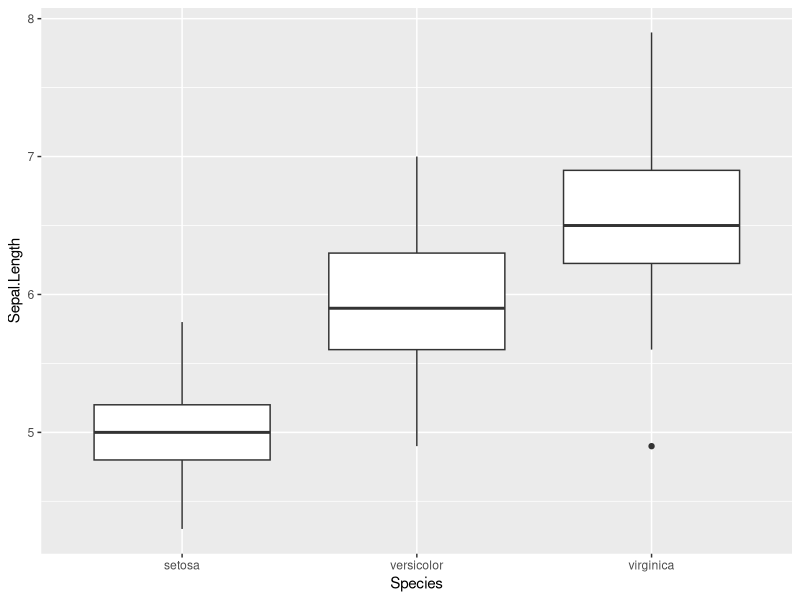
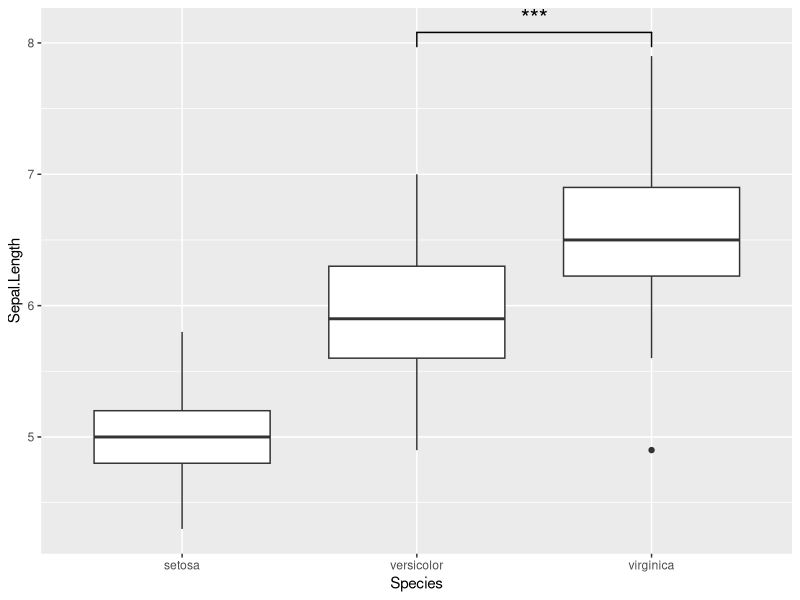
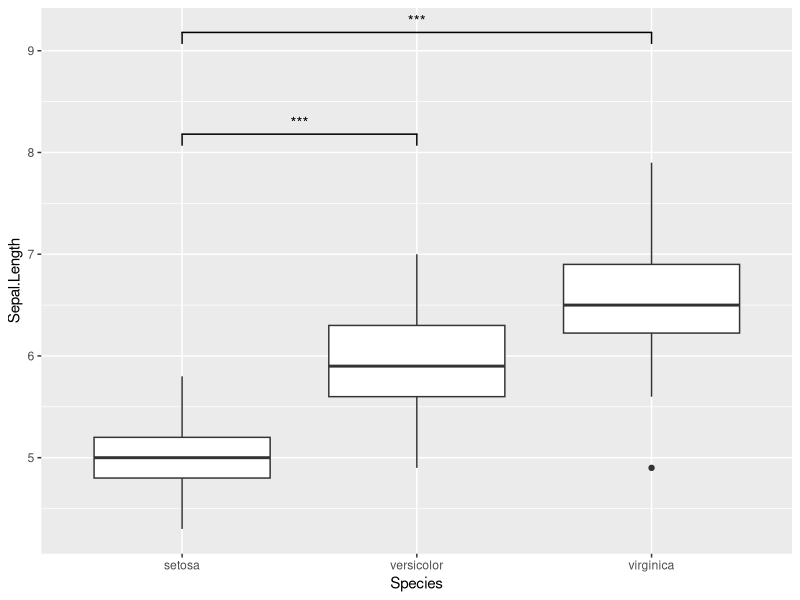

Reproduce these figures in R, in order.

# Add Significance Levels to ggplot2 Plot Using ggsignif Package i --------

# This article explains how to annotate significance levels to a ggplot2 graph in the R programming language.

head(iris) # Examine the first few rows of the iris data

library(ggplot2) # Load ggplot2 package
# question: what packages become available with the instruction library(tidyverse)?
# answer: dplyr, ggplot2, tibble, tidyr, readr, purrr, stringr, forcats

# Create ggplot2 scatterplot
my_ggplot <- ggplot(iris,        # Drawing a regular ggplot2 boxplot
                    aes(x = Species,
                        y = Sepal.Length)) +
  geom_boxplot()
my_ggplot # Print ggplot2 boxplot

# Add significance levels to ggplot2 plot
if(!require("ggsignif")) install.packages("ggsignif", dependencies = TRUE)
library(ggsignif)
# GitHub Copilot solution
my_ggplot + geom_signif(comparisons = list(c("versicolor", "virginica")),
                        map_signif_level = TRUE,
                        textsize = 6)

# website solution
my_ggplot +                      # Adding significance stars
  geom_signif(comparisons = list(c("setosa", "versicolor"),
                                 c("setosa", "virginica")),
              map_signif_level = TRUE,
              y_position = c(8, 9))

# Summary: This tutorial showed how to add significance levels to a ggplot2 plot in the R programming language. If you have any further questions, please let me know in the comments section.

